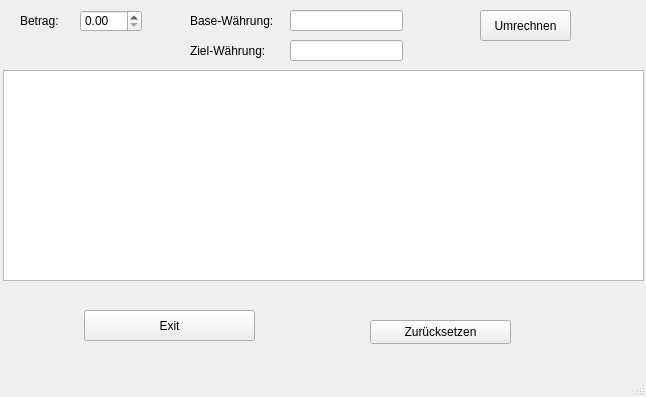
<?xml version="1.0" encoding="UTF-8"?>
<ui version="4.0">
 <class>MainWindow</class>
 <widget class="QMainWindow" name="MainWindow">
  <property name="geometry">
   <rect>
    <x>0</x>
    <y>0</y>
    <width>646</width>
    <height>397</height>
   </rect>
  </property>
  <property name="windowTitle">
   <string>CurrencyConverter</string>
  </property>
  <widget class="QWidget" name="centralwidget">
   <widget class="QDoubleSpinBox" name="Betrag">
    <property name="geometry">
     <rect>
      <x>80</x>
      <y>10</y>
      <width>62</width>
      <height>22</height>
     </rect>
    </property>
   </widget>
   <widget class="QLabel" name="label">
    <property name="geometry">
     <rect>
      <x>20</x>
      <y>10</y>
      <width>61</width>
      <height>21</height>
     </rect>
    </property>
    <property name="text">
     <string>Betrag:</string>
    </property>
   </widget>
   <widget class="QLabel" name="label_2">
    <property name="geometry">
     <rect>
      <x>190</x>
      <y>10</y>
      <width>101</width>
      <height>21</height>
     </rect>
    </property>
    <property name="text">
     <string>Base-Währung:</string>
    </property>
   </widget>
   <widget class="QLineEdit" name="Waehrung">
    <property name="geometry">
     <rect>
      <x>290</x>
      <y>10</y>
      <width>113</width>
      <height>21</height>
     </rect>
    </property>
   </widget>
   <widget class="QTextEdit" name="ausgabefeld">
    <property name="geometry">
     <rect>
      <x>3</x>
      <y>70</y>
      <width>641</width>
      <height>211</height>
     </rect>
    </property>
   </widget>
   <widget class="QPushButton" name="calculateButton">
    <property name="geometry">
     <rect>
      <x>480</x>
      <y>10</y>
      <width>91</width>
      <height>31</height>
     </rect>
    </property>
    <property name="text">
     <string>Umrechnen</string>
    </property>
   </widget>
   <widget class="QPushButton" name="exitButton">
    <property name="geometry">
     <rect>
      <x>84</x>
      <y>310</y>
      <width>171</width>
      <height>31</height>
     </rect>
    </property>
    <property name="text">
     <string>Exit</string>
    </property>
   </widget>
   <widget class="QPushButton" name="resetButton">
    <property name="geometry">
     <rect>
      <x>370</x>
      <y>320</y>
      <width>141</width>
      <height>24</height>
     </rect>
    </property>
    <property name="text">
     <string>Zurücksetzen</string>
    </property>
   </widget>
   <widget class="QLabel" name="label_3">
    <property name="geometry">
     <rect>
      <x>190</x>
      <y>40</y>
      <width>101</width>
      <height>21</height>
     </rect>
    </property>
    <property name="text">
     <string>Ziel-Währung:</string>
    </property>
   </widget>
   <widget class="QLineEdit" name="zielWaehrung">
    <property name="geometry">
     <rect>
      <x>290</x>
      <y>40</y>
      <width>113</width>
      <height>21</height>
     </rect>
    </property>
   </widget>
  </widget>
  <widget class="QMenuBar" name="menubar">
   <property name="geometry">
    <rect>
     <x>0</x>
     <y>0</y>
     <width>646</width>
     <height>22</height>
    </rect>
   </property>
  </widget>
  <widget class="QStatusBar" name="statusbar"/>
 </widget>
 <resources/>
 <connections/>
</ui>
